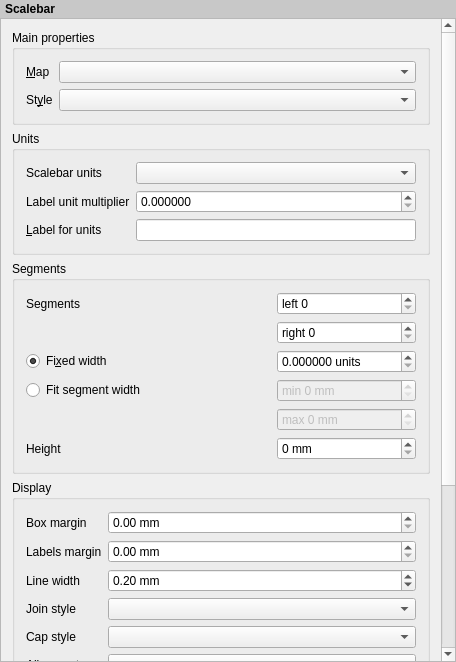
<?xml version="1.0" encoding="UTF-8"?>
<ui version="4.0">
 <class>ComposerScaleBarWidgetBase</class>
 <widget class="QWidget" name="ComposerScaleBarWidgetBase">
  <property name="geometry">
   <rect>
    <x>0</x>
    <y>0</y>
    <width>456</width>
    <height>662</height>
   </rect>
  </property>
  <property name="sizePolicy">
   <sizepolicy hsizetype="Expanding" vsizetype="Expanding">
    <horstretch>0</horstretch>
    <verstretch>0</verstretch>
   </sizepolicy>
  </property>
  <property name="windowTitle">
   <string>Barscale Options</string>
  </property>
  <layout class="QVBoxLayout" name="verticalLayout">
   <property name="spacing">
    <number>0</number>
   </property>
   <property name="leftMargin">
    <number>0</number>
   </property>
   <property name="topMargin">
    <number>0</number>
   </property>
   <property name="rightMargin">
    <number>0</number>
   </property>
   <property name="bottomMargin">
    <number>0</number>
   </property>
   <item>
    <widget class="QLabel" name="label_5">
     <property name="sizePolicy">
      <sizepolicy hsizetype="Preferred" vsizetype="Maximum">
       <horstretch>0</horstretch>
       <verstretch>0</verstretch>
      </sizepolicy>
     </property>
     <property name="styleSheet">
      <string notr="true">padding: 2px; font-weight: bold; background-color: rgb(200, 200, 200);</string>
     </property>
     <property name="text">
      <string>Scalebar</string>
     </property>
    </widget>
   </item>
   <item>
    <widget class="QScrollArea" name="scrollArea">
     <property name="widgetResizable">
      <bool>true</bool>
     </property>
     <widget class="QWidget" name="scrollAreaWidgetContents">
      <property name="geometry">
       <rect>
        <x>0</x>
        <y>0</y>
        <width>437</width>
        <height>763</height>
       </rect>
      </property>
      <layout class="QVBoxLayout" name="mainLayout">
       <item>
        <widget class="QgsCollapsibleGroupBoxBasic" name="groupBox">
         <property name="focusPolicy">
          <enum>Qt::StrongFocus</enum>
         </property>
         <property name="title">
          <string>Main properties</string>
         </property>
         <property name="syncGroup" stdset="0">
          <string notr="true">composeritem</string>
         </property>
         <property name="collapsed" stdset="0">
          <bool>false</bool>
         </property>
         <layout class="QGridLayout" name="gridLayout" columnstretch="0,1">
          <item row="0" column="0">
           <widget class="QLabel" name="mMapLabel">
            <property name="sizePolicy">
             <sizepolicy hsizetype="Expanding" vsizetype="Fixed">
              <horstretch>0</horstretch>
              <verstretch>0</verstretch>
             </sizepolicy>
            </property>
            <property name="text">
             <string>&amp;Map</string>
            </property>
            <property name="wordWrap">
             <bool>true</bool>
            </property>
            <property name="buddy">
             <cstring>mMapComboBox</cstring>
            </property>
           </widget>
          </item>
          <item row="0" column="1">
           <widget class="QComboBox" name="mMapComboBox">
            <property name="enabled">
             <bool>true</bool>
            </property>
            <property name="sizePolicy">
             <sizepolicy hsizetype="Expanding" vsizetype="Fixed">
              <horstretch>0</horstretch>
              <verstretch>0</verstretch>
             </sizepolicy>
            </property>
           </widget>
          </item>
          <item row="1" column="0">
           <widget class="QLabel" name="mStyleLabel">
            <property name="text">
             <string>St&amp;yle</string>
            </property>
            <property name="buddy">
             <cstring>mStyleComboBox</cstring>
            </property>
           </widget>
          </item>
          <item row="1" column="1">
           <widget class="QComboBox" name="mStyleComboBox"/>
          </item>
         </layout>
        </widget>
       </item>
       <item>
        <widget class="QgsCollapsibleGroupBoxBasic" name="mGroupBoxUnits">
         <property name="focusPolicy">
          <enum>Qt::StrongFocus</enum>
         </property>
         <property name="title">
          <string>Units</string>
         </property>
         <property name="syncGroup" stdset="0">
          <string notr="true">composeritem</string>
         </property>
         <property name="collapsed" stdset="0">
          <bool>false</bool>
         </property>
         <layout class="QGridLayout" name="gridLayout_2" columnstretch="0,0">
          <item row="0" column="0">
           <widget class="QLabel" name="label_12">
            <property name="text">
             <string>Scalebar units</string>
            </property>
           </widget>
          </item>
          <item row="2" column="0">
           <widget class="QLabel" name="mUnitLabelLabel">
            <property name="text">
             <string>&amp;Label for units</string>
            </property>
            <property name="wordWrap">
             <bool>true</bool>
            </property>
            <property name="buddy">
             <cstring>mUnitLabelLineEdit</cstring>
            </property>
           </widget>
          </item>
          <item row="1" column="1">
           <widget class="QgsDoubleSpinBox" name="mMapUnitsPerBarUnitSpinBox">
            <property name="toolTip">
             <string>Specifies how many scalebar units per labeled unit. Eg, if your scalebar units are set to &quot;meters&quot;, a multiplier of 1000 will result in the scalebar labels in kilometers.</string>
            </property>
            <property name="decimals">
             <number>6</number>
            </property>
            <property name="maximum">
             <double>9999999999999.000000000000000</double>
            </property>
            <property name="showClearButton" stdset="0">
             <bool>false</bool>
            </property>
           </widget>
          </item>
          <item row="2" column="1">
           <widget class="QLineEdit" name="mUnitLabelLineEdit">
            <property name="toolTip">
             <string>Text used for labeling the scalebar units, eg &quot;m&quot; or &quot;km&quot;. This should be matched to the reflect the multiplier above. </string>
            </property>
           </widget>
          </item>
          <item row="0" column="1">
           <widget class="QComboBox" name="mUnitsComboBox">
            <property name="toolTip">
             <string>Specifies the underlying units used for scalebar calculations, eg &quot;meters&quot; or &quot;feet&quot;</string>
            </property>
           </widget>
          </item>
          <item row="1" column="0">
           <widget class="QLabel" name="mMapUnitsPerBarUnitLabel">
            <property name="text">
             <string>Label unit multiplier</string>
            </property>
            <property name="wordWrap">
             <bool>false</bool>
            </property>
            <property name="buddy">
             <cstring>mMapUnitsPerBarUnitSpinBox</cstring>
            </property>
           </widget>
          </item>
         </layout>
        </widget>
       </item>
       <item>
        <widget class="QgsCollapsibleGroupBoxBasic" name="mGroupBoxSegments">
         <property name="focusPolicy">
          <enum>Qt::StrongFocus</enum>
         </property>
         <property name="title">
          <string>Segments</string>
         </property>
         <property name="syncGroup" stdset="0">
          <string notr="true">composeritem</string>
         </property>
         <property name="collapsed" stdset="0">
          <bool>false</bool>
         </property>
         <layout class="QGridLayout" name="gridLayout_3" columnstretch="0,0,0">
          <item row="0" column="0">
           <widget class="QLabel" name="mSegmentLabel">
            <property name="text">
             <string>Segments</string>
            </property>
           </widget>
          </item>
          <item row="2" column="2">
           <widget class="QgsDoubleSpinBox" name="mSegmentSizeSpinBox">
            <property name="toolTip">
             <string>Number of scalebar units per scalebar segment</string>
            </property>
            <property name="suffix">
             <string> units</string>
            </property>
            <property name="decimals">
             <number>6</number>
            </property>
            <property name="maximum">
             <double>9999999999999.000000000000000</double>
            </property>
            <property name="showClearButton" stdset="0">
             <bool>false</bool>
            </property>
           </widget>
          </item>
          <item row="5" column="0" colspan="2">
           <widget class="QLabel" name="label">
            <property name="text">
             <string>Height</string>
            </property>
           </widget>
          </item>
          <item row="1" column="2">
           <widget class="QgsSpinBox" name="mNumberOfSegmentsSpinBox">
            <property name="suffix">
             <string/>
            </property>
            <property name="prefix">
             <string>right </string>
            </property>
            <property name="value">
             <number>0</number>
            </property>
           </widget>
          </item>
          <item row="4" column="2">
           <widget class="QgsSpinBox" name="mMaxWidthSpinBox">
            <property name="enabled">
             <bool>false</bool>
            </property>
            <property name="suffix">
             <string> mm</string>
            </property>
            <property name="prefix">
             <string>max </string>
            </property>
            <property name="maximum">
             <number>999</number>
            </property>
           </widget>
          </item>
          <item row="0" column="2">
           <widget class="QgsSpinBox" name="mSegmentsLeftSpinBox">
            <property name="suffix">
             <string/>
            </property>
            <property name="prefix">
             <string>left </string>
            </property>
           </widget>
          </item>
          <item row="3" column="2">
           <widget class="QgsSpinBox" name="mMinWidthSpinBox">
            <property name="enabled">
             <bool>false</bool>
            </property>
            <property name="suffix">
             <string> mm</string>
            </property>
            <property name="prefix">
             <string>min </string>
            </property>
            <property name="maximum">
             <number>999</number>
            </property>
           </widget>
          </item>
          <item row="5" column="2">
           <widget class="QgsSpinBox" name="mHeightSpinBox">
            <property name="suffix">
             <string> mm</string>
            </property>
            <property name="prefix">
             <string/>
            </property>
            <property name="showClearButton" stdset="0">
             <bool>false</bool>
            </property>
           </widget>
          </item>
          <item row="2" column="0" colspan="2">
           <widget class="QRadioButton" name="mFixedSizeRadio">
            <property name="text">
             <string>Fi&amp;xed width</string>
            </property>
            <property name="checked">
             <bool>true</bool>
            </property>
           </widget>
          </item>
          <item row="3" column="0" colspan="2">
           <widget class="QRadioButton" name="mFitWidthRadio">
            <property name="text">
             <string>Fit segment width</string>
            </property>
           </widget>
          </item>
         </layout>
        </widget>
       </item>
       <item>
        <widget class="QgsCollapsibleGroupBoxBasic" name="groupBox_5">
         <property name="focusPolicy">
          <enum>Qt::StrongFocus</enum>
         </property>
         <property name="title">
          <string>Display</string>
         </property>
         <property name="syncGroup" stdset="0">
          <string notr="true">composeritem</string>
         </property>
         <property name="collapsed" stdset="0">
          <bool>true</bool>
         </property>
         <layout class="QGridLayout" name="gridLayout_4" columnstretch="0,1">
          <item row="0" column="0">
           <widget class="QLabel" name="label_4">
            <property name="text">
             <string>Box margin</string>
            </property>
           </widget>
          </item>
          <item row="0" column="1">
           <widget class="QgsDoubleSpinBox" name="mBoxSizeSpinBox">
            <property name="prefix">
             <string/>
            </property>
            <property name="suffix">
             <string> mm</string>
            </property>
           </widget>
          </item>
          <item row="1" column="0">
           <widget class="QLabel" name="label_2">
            <property name="text">
             <string>Labels margin</string>
            </property>
           </widget>
          </item>
          <item row="1" column="1">
           <widget class="QgsDoubleSpinBox" name="mLabelBarSpaceSpinBox">
            <property name="prefix">
             <string/>
            </property>
            <property name="suffix">
             <string> mm</string>
            </property>
           </widget>
          </item>
          <item row="2" column="0">
           <widget class="QLabel" name="label_3">
            <property name="text">
             <string>Line width</string>
            </property>
           </widget>
          </item>
          <item row="2" column="1">
           <widget class="QgsDoubleSpinBox" name="mLineWidthSpinBox">
            <property name="sizePolicy">
             <sizepolicy hsizetype="Expanding" vsizetype="Fixed">
              <horstretch>0</horstretch>
              <verstretch>0</verstretch>
             </sizepolicy>
            </property>
            <property name="prefix">
             <string/>
            </property>
            <property name="suffix">
             <string> mm</string>
            </property>
            <property name="minimum">
             <double>0.010000000000000</double>
            </property>
            <property name="singleStep">
             <double>0.100000000000000</double>
            </property>
            <property name="value">
             <double>0.200000000000000</double>
            </property>
            <property name="showClearButton" stdset="0">
             <bool>false</bool>
            </property>
           </widget>
          </item>
          <item row="3" column="0">
           <widget class="QLabel" name="label_8">
            <property name="text">
             <string>Join style</string>
            </property>
           </widget>
          </item>
          <item row="3" column="1">
           <widget class="QgsPenJoinStyleComboBox" name="mLineJoinStyleCombo"/>
          </item>
          <item row="4" column="0">
           <widget class="QLabel" name="label_6">
            <property name="text">
             <string>Cap style</string>
            </property>
           </widget>
          </item>
          <item row="4" column="1">
           <widget class="QgsPenCapStyleComboBox" name="mLineCapStyleCombo"/>
          </item>
          <item row="5" column="0">
           <widget class="QLabel" name="mAlignmentLabel">
            <property name="text">
             <string>Alignment</string>
            </property>
           </widget>
          </item>
          <item row="5" column="1">
           <widget class="QComboBox" name="mAlignmentComboBox"/>
          </item>
         </layout>
        </widget>
       </item>
       <item>
        <widget class="QgsCollapsibleGroupBoxBasic" name="groupBox_4">
         <property name="focusPolicy">
          <enum>Qt::StrongFocus</enum>
         </property>
         <property name="title">
          <string>Fonts and colors</string>
         </property>
         <property name="syncGroup" stdset="0">
          <string notr="true">composeritem</string>
         </property>
         <property name="collapsed" stdset="0">
          <bool>true</bool>
         </property>
         <layout class="QGridLayout" name="gridLayout_5" columnstretch="0,1">
          <item row="1" column="0">
           <widget class="QLabel" name="label_7">
            <property name="text">
             <string>Font color</string>
            </property>
           </widget>
          </item>
          <item row="1" column="1">
           <layout class="QHBoxLayout" name="horizontalLayout_2">
            <item>
             <widget class="QgsColorButtonV2" name="mFontColorButton">
              <property name="minimumSize">
               <size>
                <width>120</width>
                <height>0</height>
               </size>
              </property>
              <property name="maximumSize">
               <size>
                <width>120</width>
                <height>16777215</height>
               </size>
              </property>
              <property name="text">
               <string/>
              </property>
             </widget>
            </item>
            <item>
             <spacer name="horizontalSpacer">
              <property name="orientation">
               <enum>Qt::Horizontal</enum>
              </property>
              <property name="sizeHint" stdset="0">
               <size>
                <width>40</width>
                <height>20</height>
               </size>
              </property>
             </spacer>
            </item>
           </layout>
          </item>
          <item row="2" column="0">
           <widget class="QLabel" name="label_9">
            <property name="text">
             <string>Fill color</string>
            </property>
           </widget>
          </item>
          <item row="2" column="1">
           <layout class="QHBoxLayout" name="horizontalLayout_3">
            <item>
             <widget class="QgsColorButtonV2" name="mFillColorButton">
              <property name="minimumSize">
               <size>
                <width>120</width>
                <height>0</height>
               </size>
              </property>
              <property name="maximumSize">
               <size>
                <width>120</width>
                <height>16777215</height>
               </size>
              </property>
              <property name="text">
               <string/>
              </property>
             </widget>
            </item>
            <item>
             <spacer name="horizontalSpacer_2">
              <property name="orientation">
               <enum>Qt::Horizontal</enum>
              </property>
              <property name="sizeHint" stdset="0">
               <size>
                <width>40</width>
                <height>20</height>
               </size>
              </property>
             </spacer>
            </item>
           </layout>
          </item>
          <item row="3" column="0">
           <widget class="QLabel" name="label_10">
            <property name="text">
             <string>Secondary fill color</string>
            </property>
           </widget>
          </item>
          <item row="3" column="1">
           <layout class="QHBoxLayout" name="horizontalLayout_4">
            <item>
             <widget class="QgsColorButtonV2" name="mFillColor2Button">
              <property name="minimumSize">
               <size>
                <width>120</width>
                <height>0</height>
               </size>
              </property>
              <property name="maximumSize">
               <size>
                <width>120</width>
                <height>16777215</height>
               </size>
              </property>
              <property name="text">
               <string/>
              </property>
             </widget>
            </item>
            <item>
             <spacer name="horizontalSpacer_3">
              <property name="orientation">
               <enum>Qt::Horizontal</enum>
              </property>
              <property name="sizeHint" stdset="0">
               <size>
                <width>40</width>
                <height>20</height>
               </size>
              </property>
             </spacer>
            </item>
           </layout>
          </item>
          <item row="4" column="0">
           <widget class="QLabel" name="label_11">
            <property name="text">
             <string>Line color</string>
            </property>
           </widget>
          </item>
          <item row="4" column="1">
           <layout class="QHBoxLayout" name="horizontalLayout_5">
            <item>
             <widget class="QgsColorButtonV2" name="mStrokeColorButton">
              <property name="minimumSize">
               <size>
                <width>120</width>
                <height>0</height>
               </size>
              </property>
              <property name="maximumSize">
               <size>
                <width>120</width>
                <height>16777215</height>
               </size>
              </property>
              <property name="text">
               <string/>
              </property>
             </widget>
            </item>
            <item>
             <spacer name="horizontalSpacer_4">
              <property name="orientation">
               <enum>Qt::Horizontal</enum>
              </property>
              <property name="sizeHint" stdset="0">
               <size>
                <width>40</width>
                <height>20</height>
               </size>
              </property>
             </spacer>
            </item>
           </layout>
          </item>
          <item row="0" column="0" colspan="2">
           <widget class="QPushButton" name="mFontButton">
            <property name="sizePolicy">
             <sizepolicy hsizetype="Preferred" vsizetype="Fixed">
              <horstretch>0</horstretch>
              <verstretch>0</verstretch>
             </sizepolicy>
            </property>
            <property name="text">
             <string>Font...</string>
            </property>
           </widget>
          </item>
         </layout>
        </widget>
       </item>
      </layout>
     </widget>
    </widget>
   </item>
  </layout>
 </widget>
 <layoutdefault spacing="6" margin="11"/>
 <customwidgets>
  <customwidget>
   <class>QgsCollapsibleGroupBoxBasic</class>
   <extends>QGroupBox</extends>
   <header>qgscollapsiblegroupbox.h</header>
   <container>1</container>
  </customwidget>
  <customwidget>
   <class>QgsColorButtonV2</class>
   <extends>QToolButton</extends>
   <header>qgscolorbuttonv2.h</header>
   <container>1</container>
  </customwidget>
  <customwidget>
   <class>QgsDoubleSpinBox</class>
   <extends>QDoubleSpinBox</extends>
   <header>qgsdoublespinbox.h</header>
  </customwidget>
  <customwidget>
   <class>QgsSpinBox</class>
   <extends>QSpinBox</extends>
   <header>qgsspinbox.h</header>
  </customwidget>
  <customwidget>
   <class>QgsPenJoinStyleComboBox</class>
   <extends>QComboBox</extends>
   <header>qgspenstylecombobox.h</header>
  </customwidget>
  <customwidget>
   <class>QgsPenCapStyleComboBox</class>
   <extends>QComboBox</extends>
   <header>qgspenstylecombobox.h</header>
  </customwidget>
 </customwidgets>
 <tabstops>
  <tabstop>scrollArea</tabstop>
  <tabstop>groupBox</tabstop>
  <tabstop>mMapComboBox</tabstop>
  <tabstop>mStyleComboBox</tabstop>
  <tabstop>mGroupBoxUnits</tabstop>
  <tabstop>mUnitsComboBox</tabstop>
  <tabstop>mMapUnitsPerBarUnitSpinBox</tabstop>
  <tabstop>mUnitLabelLineEdit</tabstop>
  <tabstop>mGroupBoxSegments</tabstop>
  <tabstop>mSegmentsLeftSpinBox</tabstop>
  <tabstop>mNumberOfSegmentsSpinBox</tabstop>
  <tabstop>mFixedSizeRadio</tabstop>
  <tabstop>mSegmentSizeSpinBox</tabstop>
  <tabstop>mFitWidthRadio</tabstop>
  <tabstop>mMinWidthSpinBox</tabstop>
  <tabstop>mMaxWidthSpinBox</tabstop>
  <tabstop>mHeightSpinBox</tabstop>
  <tabstop>groupBox_5</tabstop>
  <tabstop>mBoxSizeSpinBox</tabstop>
  <tabstop>mLabelBarSpaceSpinBox</tabstop>
  <tabstop>mLineWidthSpinBox</tabstop>
  <tabstop>mLineJoinStyleCombo</tabstop>
  <tabstop>mLineCapStyleCombo</tabstop>
  <tabstop>mAlignmentComboBox</tabstop>
  <tabstop>groupBox_4</tabstop>
  <tabstop>mFontButton</tabstop>
  <tabstop>mFontColorButton</tabstop>
  <tabstop>mFillColorButton</tabstop>
  <tabstop>mFillColor2Button</tabstop>
  <tabstop>mStrokeColorButton</tabstop>
 </tabstops>
 <resources/>
 <connections/>
</ui>
